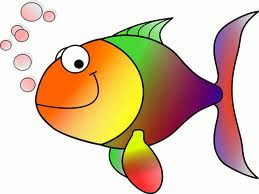
#> input picture HappyFish.jpg, 259 x 194 px
$ python detection.py
#> lines starting #> are read from the running program, lines starting #| are printed output that depends on the picture
#> the answer given: HappyFish.jpg
from sklearn.cluster import KMeans
from matplotlib import pyplot as plt
import numpy as np
import cv2
from collections import Counter
from skimage.color import rgb2lab,deltaE_cie76
import os

def RGB2HEX(color):
    return "#{:02x}{:02x}{:02x}".format(int(color[0]),int(color[1]),int(color[2]))

def get_image(image_path):
#> called with image_path = 'HappyFish.jpg'
    image = cv2.imread(image_path)
#> image is the input picture: shape (194, 259, 3); mean B, G, R 170.8, 196.4, 219.3
    image = cv2.cvtColor(image,cv2.COLOR_BGR2RGB)
    return image

def get_colors(image,num_colors,show_chart):
#> called with num_colors = 8, show_chart = True
    modified_image = cv2.resize(image,(600,400),interpolation=cv2.INTER_AREA)
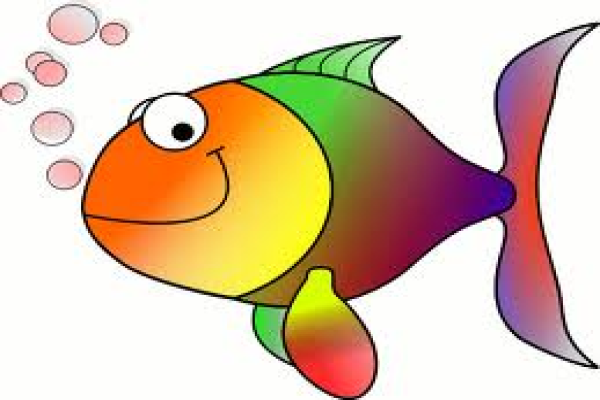
#> modified_image: shape (400, 600, 3); mean R, G, B 219.2, 196.4, 170.8
    modified_image = modified_image.reshape(modified_image.shape[0]*modified_image.shape[1],3)

    clf = KMeans(n_clusters=num_colors)
    labels = clf.fit_predict(modified_image)

    counts = Counter(labels)
#> counts = {1: 138571, 5: 15561, 2: 24626, 6: 7801, 4: 9589, 3: 18354, 7: 8845, 0: 16653}

    counts = dict(sorted(counts.items()))
#> counts = {0: 16653, 1: 138571, 2: 24626, 3: 18354, 4: 9589, 5: 15561, 6: 7801, 7: 8845}

    center_colors = clf.cluster_centers_
    ordered_colors = [center_colors[i] for i in counts.keys()]
#> ordered_colors = [[247.3, 229.6, 62.67], [252.2, 251.5, 249.5], [126, 56.52, 58.4], [236.1, 95.63, 28.33], [100.7, 181.5, 67.58], [174.1, 122.8, 140.2], [40.68, 26.4, 18.25], [239.9, 165.7, 50.91]]
    hex_colors = [RGB2HEX(ordered_colors[i])for i in counts.keys()]
#> hex_colors = ['#f7e53e', '#fcfbf9', '#7e383a', '#ec5f1c', '#64b543', '#ae7a8c', '#281a12', '#efa532']
    rgb_colors = [ordered_colors[i] for i in counts.keys()]
#> rgb_colors has the same summary as ordered_colors

    if (show_chart):
        plt.figure(figsize = (8,6))
        plt.pie(counts.values(),labels=hex_colors,colors = hex_colors)
        plt.savefig('output.png')
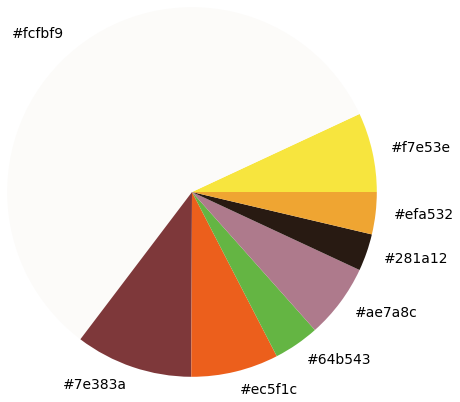
#> figure drawn by matplotlib, 1 panel
    plt.show()
    return rgb_colors


img = input("Enter the path of the image:- ")
get_colors(get_image(img),8,True)
